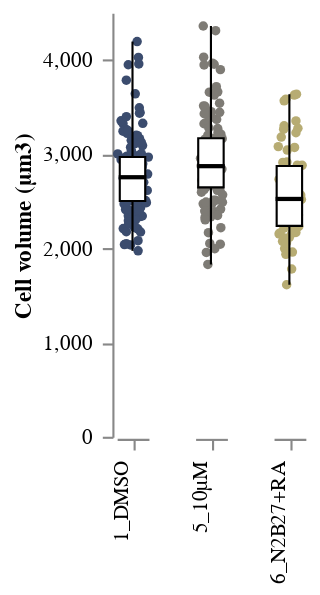

The notebook cell this image was saved under:
### Code cell
STRIP_Cell_Volumes = stripbox(
    data = df, 
    x = "Condition:N", 
    y = "Cell_Volume_um3", 
    y_title = "Cell volume (µm3)",
    colour = "Condition:N"
)
STRIP_Cell_Volumes

### Figure 1 — Vega-Lite specification as saved in the notebook (floating-point values rounded to 4 significant figures; data arrays with more than 128 entries replaced by an {"elided": "..."} marker saying what was removed)
{"config": {"view": {"continuousWidth": 400, "continuousHeight": 300, "stroke": "transparent", "strokeWidth": 0.5}, "axis": {"grid": true, "labelPadding": 5, "ticks": true}, "facet": {"spacing": 18}, "header": {"labelOrient": "bottom", "title": null}}, "data": {"name": "data-9d502fb1606da01db096feec0e916a1a"}, "facet": {"column": {"type": "nominal", "field": "Condition", "header": {"labelAlign": "right", "labelAngle": -90, "labelOrient": "bottom", "labelPadding": 5, "titleOrient": "top"}}}, "spec": {"layer": [{"mark": {"type": "circle", "opacity": 1, "size": 20}, "encoding": {"color": {"type": "nominal", "field": "Condition", "legend": null, "scale": {"scheme": "cividis"}}, "x": {"type": "quantitative", "axis": {"grid": false, "labels": false, "ticks": true, "values": [0]}, "field": "jitter", "title": null}, "y": {"type": "quantitative", "axis": {"grid": false, "labels": true, "ticks": true}, "field": "Cell_Volume_um3", "title": "Cell volume (µm3)"}}, "height": 200, "transform": [{"calculate": "(sqrt(-2 * log(random() / 2)) * cos(2 * PI * random() / 2))", "as": "jitter"}], "width": 15}, {"mark": {"type": "boxplot", "extent": "min-max", "size": 12}, "encoding": {"color": {"value": "white"}, "opacity": {"value": 1}, "stroke": {"value": "black"}, "y": {"type": "quantitative", "field": "Cell_Volume_um3", "title": "Cell volume (µm3)"}}, "height": 200, "width": 30}]}, "$schema": "https://vega.github.io/schema/vega-lite/v4.8.1.json", "datasets": {"data-9d502fb1606da01db096feec0e916a1a": {"elided": "323 records"}}}
